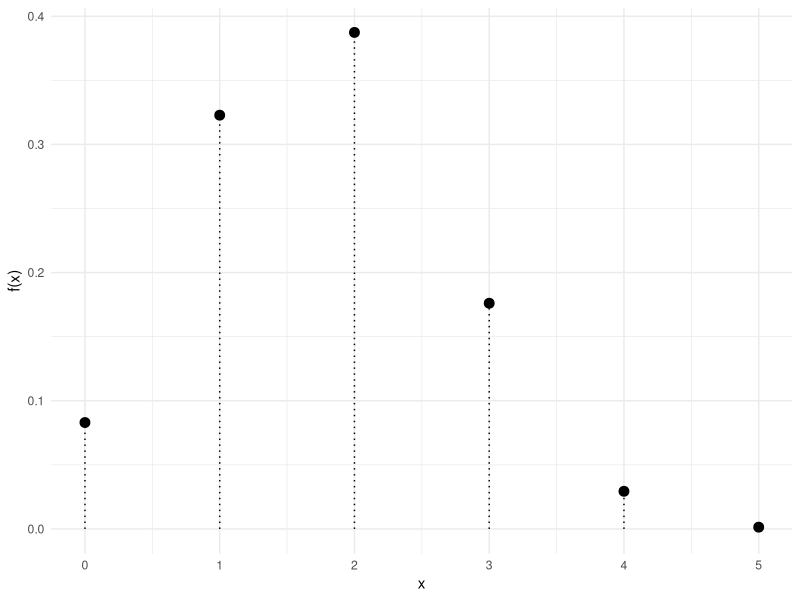

R code for this plot:
## ---- chunk 1
library(ggplot2)
## ---- chunk 2
ejemplo_1 <- data.frame(
  x = c(0, 1, 2, 3, 4, 5),
  f_x= c(0.0830108, 0.3228199,  0.3873839, 0.1760836,  0.0293472, 0.0013544)
)

ggplot(ejemplo_1, aes(x = x, y = f_x)) +
  geom_point(size = 3) +
  geom_segment(aes(x = x, xend = x, y = 0, yend = f_x), linetype = "dotted") +
  labs(x = "x", y = "f(x)") +
  theme_minimal()
## ---- chunk 3
# Parámetros de la distribución Hipergeométrica: N=52, K=4, n=5
N <- 52 # Población total
K <- 4  # Éxitos en la población 
n <- 5  # Tamaño de la muestra 

# Rango de valores posibles para X 
x_min <- max(0, n - (N - K))
x_max <- min(n, K)
x_valores <- x_min:x_max

probabilidades <- dhyper(x_valores, K, N - K, n)


print(probabilidades)

# Suma de las probabilidades (debe ser 1)
suma_total <- sum(probabilidades)
print(paste("La suma de las probabilidades es:", suma_total))

es_funcion_probabilidad <- isTRUE(all.equal(suma_total, 1))
print(paste("¿La suma es aproximadamente 1?", es_funcion_probabilidad))
## ---- chunk 4
#Utilizando mis datos anteriores 
E_teorica <- n * (K / N)
print(paste("Esperanza Teórica (E(X)):", E_teorica))


E_calculada <- sum(x_valores * probabilidades)
print(paste("Esperanza Calculada (sum x*P(X=x)):", E_calculada))

# Verificación
es_esperanza_correcta <- isTRUE(all.equal(E_teorica, E_calculada))
print(paste("¿La Esperanza es correcta?", es_esperanza_correcta))


FPCF <- (N - n) / (N - 1)
Var_teorica <- n * (K / N) * ((N - K) / N) * FPCF
print(paste("Varianza Teórica (Var(X)):", Var_teorica))

E_X_cuadrado <- sum((x_valores^2) * probabilidades)
Var_calculada <- E_X_cuadrado - (E_calculada^2)
print(paste("Varianza Calculada (sum x^2*P(X=x) - E(X)^2):", Var_calculada))

# Verificación
es_varianza_correcta <- isTRUE(all.equal(Var_teorica, Var_calculada))
print(paste("¿La Varianza es correcta?", es_varianza_correcta))
